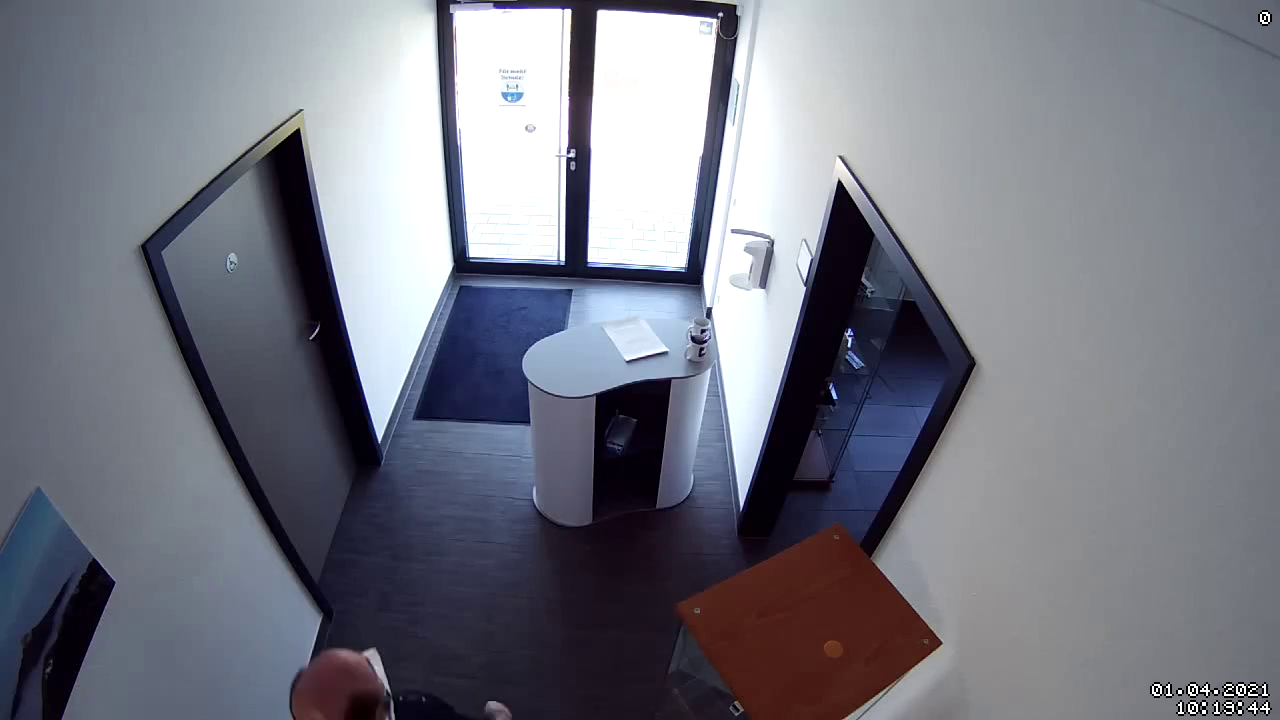
#> input picture frame 19 of O1A2_2324/goruntu_isleme/bolum2/hareket3.mp4, 1280 x 720 px, given in place of the camera
$ python hareket_algilama.py
#> lines starting #> are read from the running program, lines starting #| are printed output that depends on the picture; after the words box and inside, x2 and y2 are one past the last pixel; in counts of white or black regions, pixels touching at a corner belong together
import cv2
import numpy as np
from datetime import datetime as dt

cap=cv2.VideoCapture(0)

durum1,eski=cap.read()
#> eski is the input picture: shape (720, 1280, 3); mean B, G, R 130.8, 120.3, 118.3
durum2,yeni=cap.read()

fw=int(cap.get(3))
fh=int(cap.get(4))
kayitci=cv2.VideoWriter("kayitlar/"+str(dt.now())+".avi",cv2.VideoWriter_fourcc(*"DIVX"),20,(fw,fh))
while True:
    fark=cv2.absdiff(yeni,eski)
    fark_gri=cv2.cvtColor(fark,cv2.COLOR_BGR2GRAY)
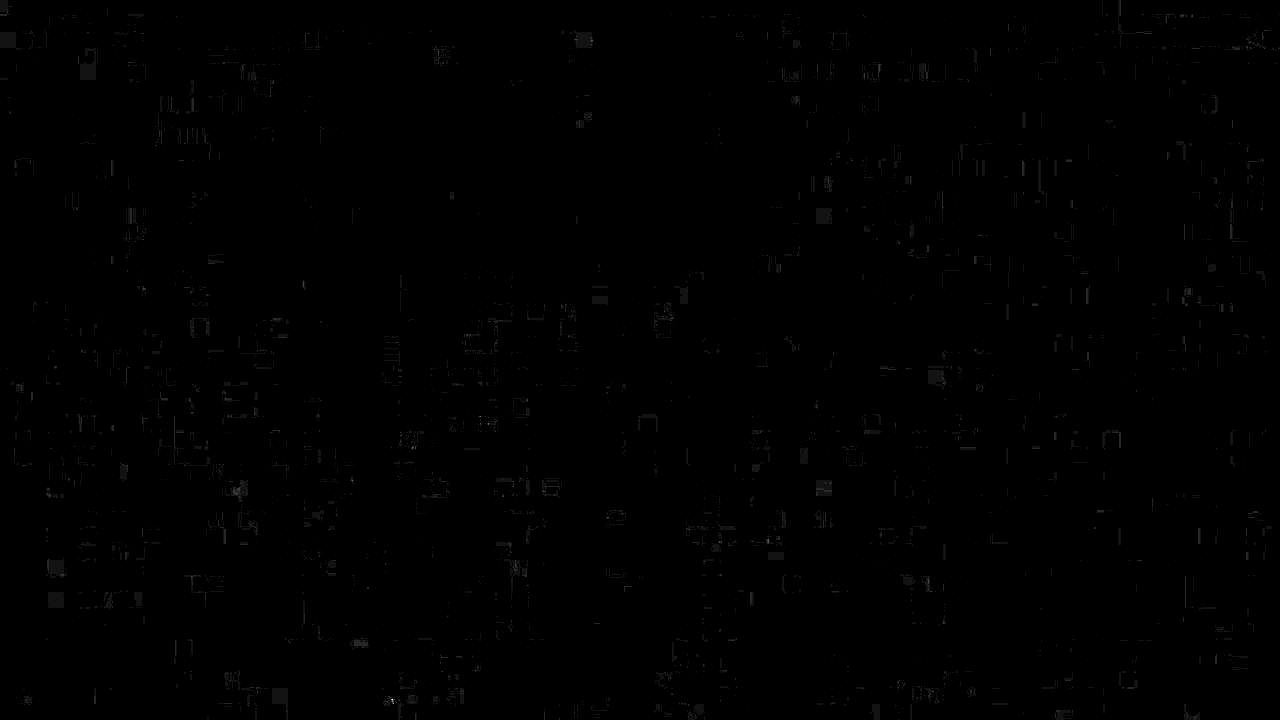
#> fark_gri: shape (720, 1280); min 0, max 13, mean 0.03; drawn with min black and max white
    gri_blur=cv2.GaussianBlur(fark_gri,(3,3),0)
    t,sb=cv2.threshold(gri_blur,20,255,cv2.THRESH_BINARY)
#> sb: shape (720, 1280); every value is 0

    konturlar,hiy=cv2.findContours(sb,cv2.RETR_TREE,cv2.CHAIN_APPROX_SIMPLE)
#> konturlar = []; hiy = None
    for kontur in konturlar:
        (x,y,w,h)=cv2.boundingRect(kontur)
        kontur_alani=cv2.contourArea(kontur)
        if kontur_alani>2000:

            cv2.rectangle(eski,(x,y),(x+w,y+h),(0,255,0),1)
            cv2.putText(eski,str(dt.now()),(x,y),cv2.FONT_HERSHEY_PLAIN,1,(0,0,255),1)
            kayitci.write(eski)
#> this loop made 0 passes


    cv2.imshow("fark",fark)
    cv2.imshow("sb",sb)
    cv2.imshow("sonuc",eski)
    if not(durum2) or cv2.waitKey(50)==27:
#> (key Esc is pressed here)
        break

    eski=yeni
    durum2,yeni=cap.read()

cap.release()
kayitci.release()
cv2.destroyAllWindows()


$ run again, starting later in the video
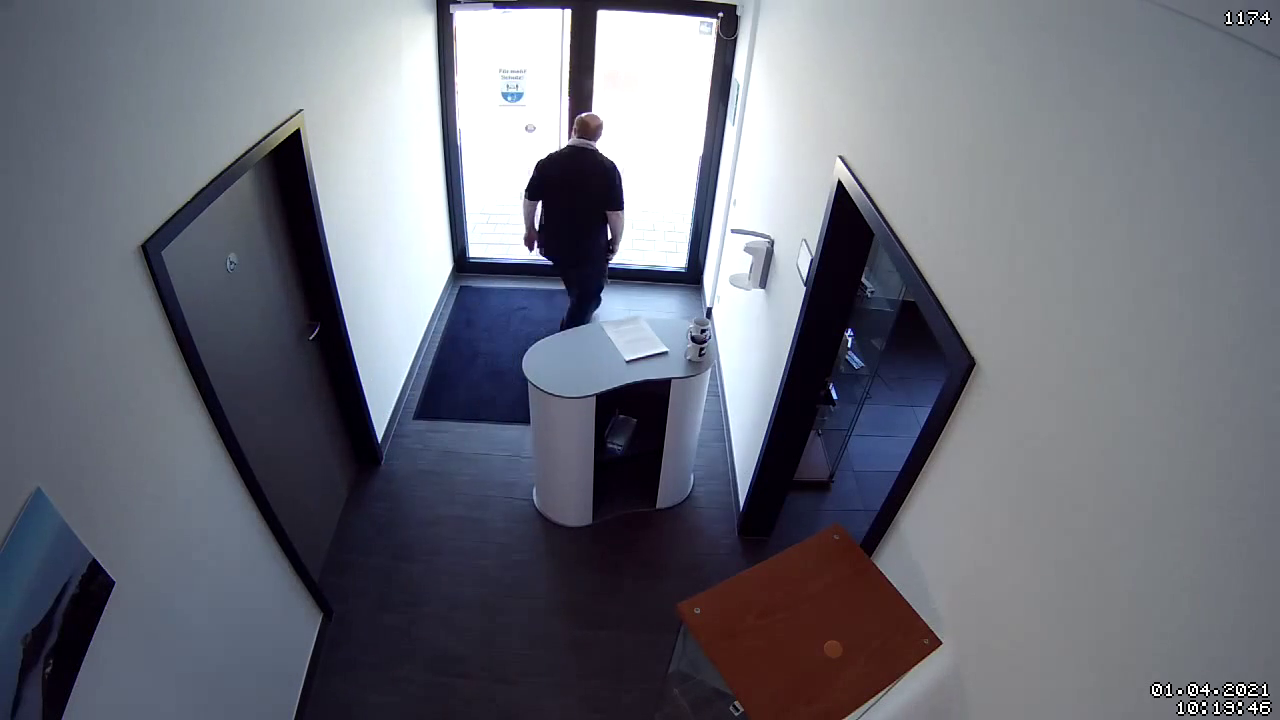
#> input picture frame 85 of O1A2_2324/goruntu_isleme/bolum2/hareket3.mp4, 1280 x 720 px, given in place of the camera
#> eski is the input picture: shape (720, 1280, 3); mean B, G, R 121, 110.3, 108
#> `t,sb=cv2.threshold(gri_blur,20,255,cv2.THRESH_BINARY)`:
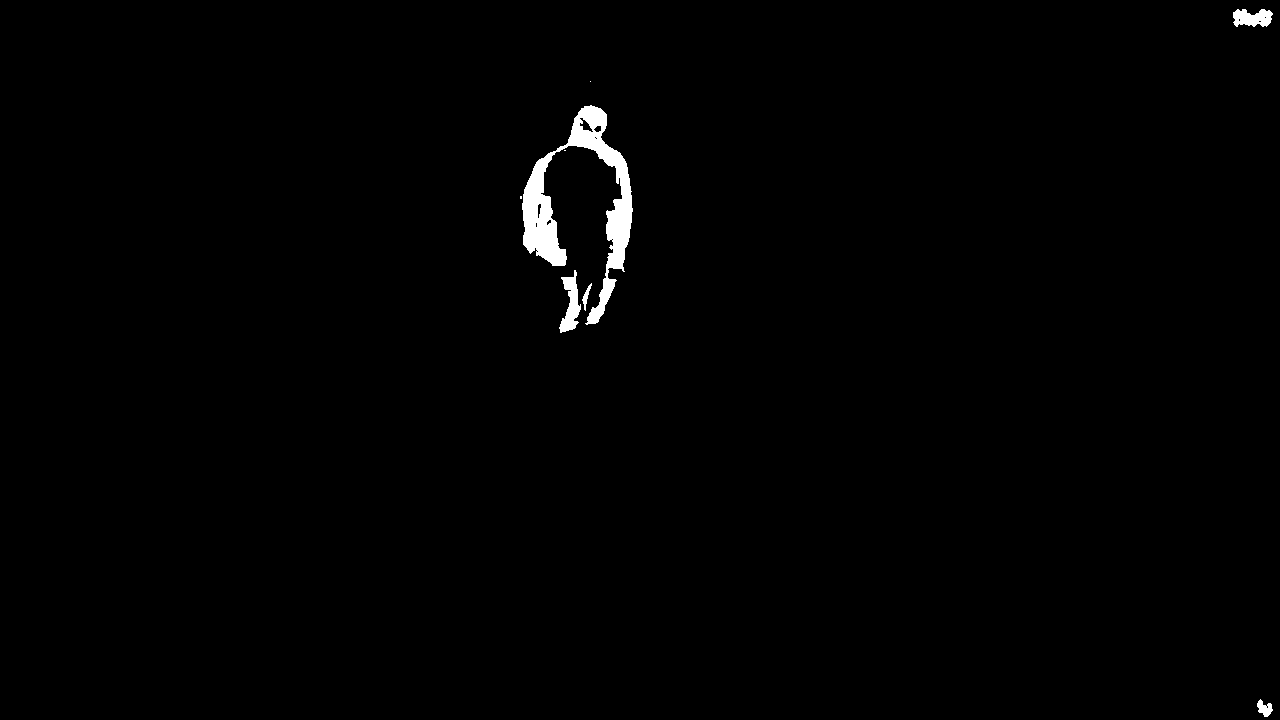
#> sb: shape (720, 1280); 0.88% white; 8 white regions (3 under 20 px)
#> konturlar = 21 contours, 13 with area under 20; largest, box (x1, y1, x2, y2) and area: (522, 105, 633, 325) 6350, (559, 270, 581, 333) 606, (1233, 9, 1273, 27) 486, (1257, 699, 1273, 717) 143, (579, 117, 594, 133) 96, (582, 283, 592, 311) 65, (537, 203, 542, 219) 42, (593, 125, 602, 133) 40; hiy = 21 rows, first 6: [2, -1, 1, -1], [-1, -1, -1, 0], [3, 0, -1, -1], [4, 2, -1, -1], [5, 3, -1, -1], [6, 4, -1, -1]
#> the loop `for kontur in konturlar:` made 21 passes
#> (x, y, w, h, kontur_alani) on passes 1, 2, 3, 4, 7, 10, 11, 12: (1257, 699, 16, 18, 143), (1266, 705, 3, 4, 4), (582, 283, 10, 28, 65), (559, 270, 22, 63, 606.5), (522, 105, 111, 220, 6350.5), (535, 222, 3, 6, 8), (546, 219, 6, 7, 18), (537, 203, 5, 16, 41.5)
#> after the loop `for kontur in konturlar:`:
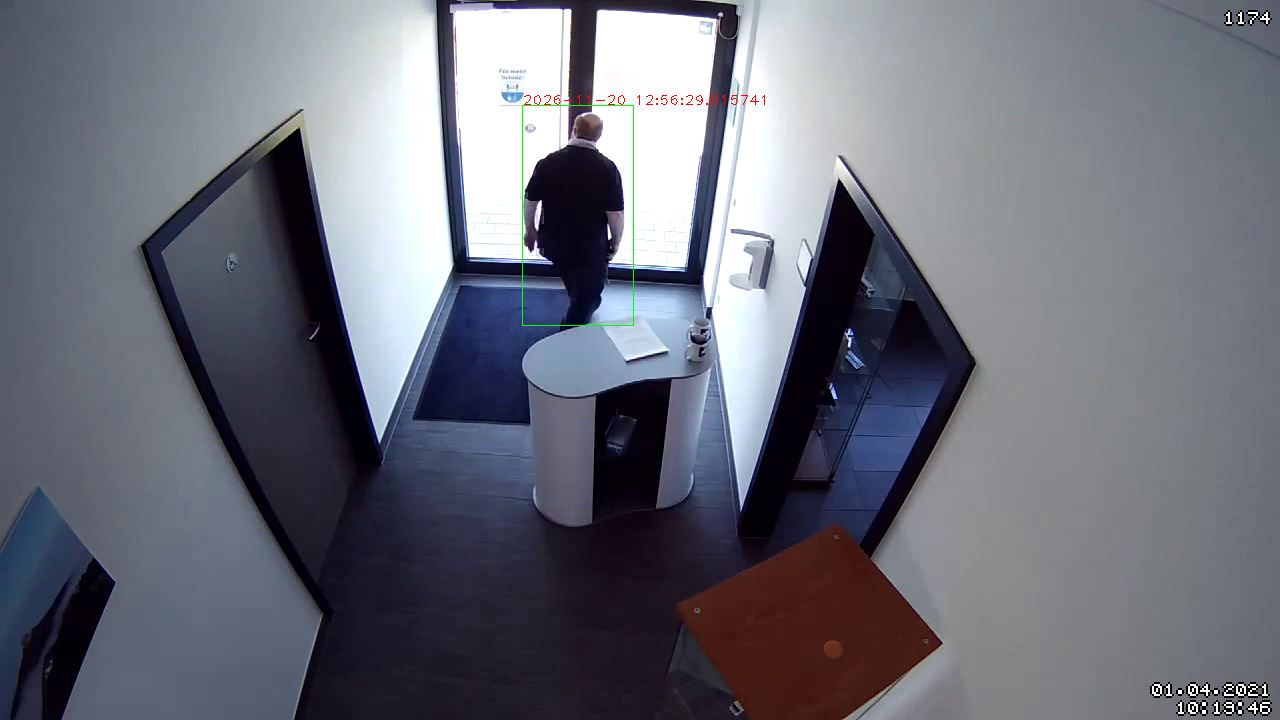
#> eski: shape (720, 1280, 3); 0.12% of pixels changed, all inside (x1, y1, x2, y2) = (522, 95, 765, 326)
